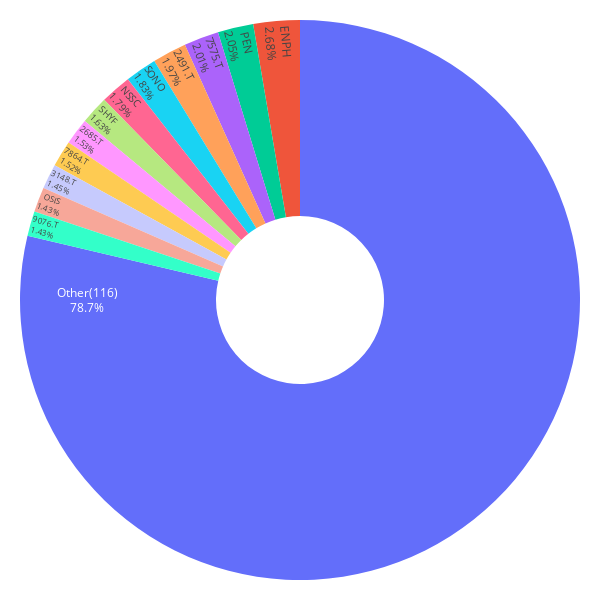

Write notebook code for a chart like this one.
### Code cell
importlib.reload(lstm_utils)
importlib.reload(mpt_utils)

weights_12m, mu_12m, S_12m, allocations_12m = mpt_utils.portfolio_and_plot(df_forecast_12m, df, plot_threshold=0.014)

### Figure 1 — Plotly figure (JSON) as saved in the notebook; plotly's stock layout.template omitted (floating-point values rounded to 4 significant figures)
{"data": [{"hole": 0.3, "insidetextorientation": "radial", "labels": ["2491.T", "ENPH", "NSSC", "OSIS", "SHYF", "2685.T", "7575.T", "9076.T", "3148.T", "PEN", "7864.T", "SONO", "Other(116)"], "textinfo": "label+percent", "textposition": "inside", "values": [0.0139, 0.0189, 0.0126, 0.0101, 0.0115, 0.0108, 0.0142, 0.0101, 0.0102, 0.0145, 0.0107, 0.0129, 0.5554], "type": "pie"}], "layout": {"margin": {"l": 20, "r": 20, "t": 20, "b": 20}, "font": {"color": "black"}, "height": 600, "width": 600, "paper_bgcolor": "white", "plot_bgcolor": "white", "showlegend": false}}
